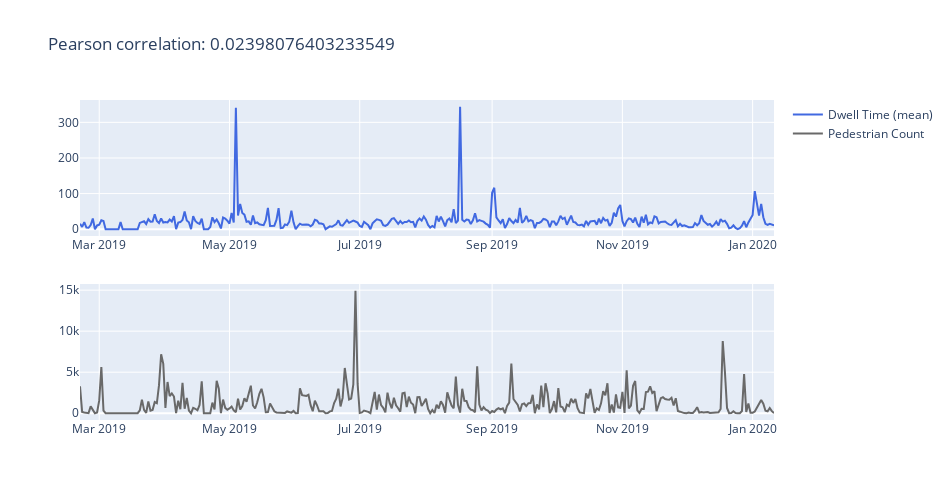

Notebook code for this chart:
### Code cell
plot_dwell_time_ped_count_all_days()

### Figure 1 — Plotly figure (JSON) as saved in the notebook; plotly's stock layout.template omitted (floating-point values rounded to 4 significant figures; data arrays with more than 128 entries replaced by an {"elided": "..."} marker saying what was removed)
{"data": [{"line": {"color": "royalblue"}, "name": "Dwell Time (mean)", "type": "scatter", "x": {"elided": "326 str values"}, "xaxis": "x", "y": {"elided": "326 float values"}, "yaxis": "y"}, {"line": {"color": "dimgray"}, "name": "Pedestrian Count", "type": "scatter", "x": {"elided": "326 str values"}, "xaxis": "x2", "y": {"elided": "326 int values"}, "yaxis": "y2"}], "layout": {"height": 500, "title": {"text": "Pearson correlation: 0.02398076403233549"}, "width": 950, "xaxis": {"anchor": "y", "domain": [0, 1]}, "xaxis2": {"anchor": "y2", "domain": [0, 1]}, "yaxis": {"anchor": "x", "domain": [0.575, 1]}, "yaxis2": {"anchor": "x2", "domain": [0, 0.425]}}}
